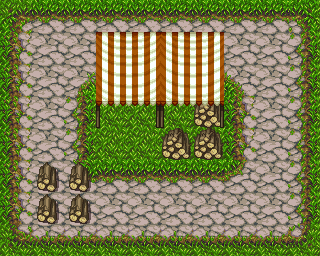

A level layout from a 2D game, rendered from its tile map. Below: a short description, then the map file with tile-grid data replaced by summaries:
An orthogonal 10x8 tile map with 32x32 px tiles, 3 tile layers (Ground, Collisions, Higher) and 2 objects (failure, expected).

<map version="1.0" tiledversion="1.0.2" orientation="orthogonal" renderorder="right-down" width="10" height="8" tilewidth="32" tileheight="32" backgroundcolor="#0000ff" nextobjectid="3">
 <properties>
  <property name="testMapProperty" value="SUCCESS" />
 </properties>
 <tileset firstgid="1" source="ortho_tileset1.tsx" />
 <layer name="Ground" width="10" height="8">
  <data>[80 cells, 80 non-empty, 14 distinct tile ids]</data>
 </layer>
 <layer name="Collisions" width="10" height="8">
  <properties>
   <property name="testLayerProperty" value="SUCCESS" />
  </properties>
  <data>[80 cells, 7 non-empty, 2 distinct tile ids]</data>
 </layer>
 <objectgroup name="Objects">
  <object id="1" name="test2" type="failure" x="260" y="192" width="24" height="16">
   <properties>
    <property name="testProperty" value="SUCCESS2" />
   </properties>
  </object>
  <object id="2" name="test1" type="expected" x="32" y="64" width="16" height="24">
   <properties>
    <property name="testProperty" value="SUCCESS" />
   </properties>
  </object>
 </objectgroup>
 <layer name="Higher" width="10" height="8">
  <data>[80 cells, 12 non-empty, 6 distinct tile ids]</data>
 </layer>
</map>
